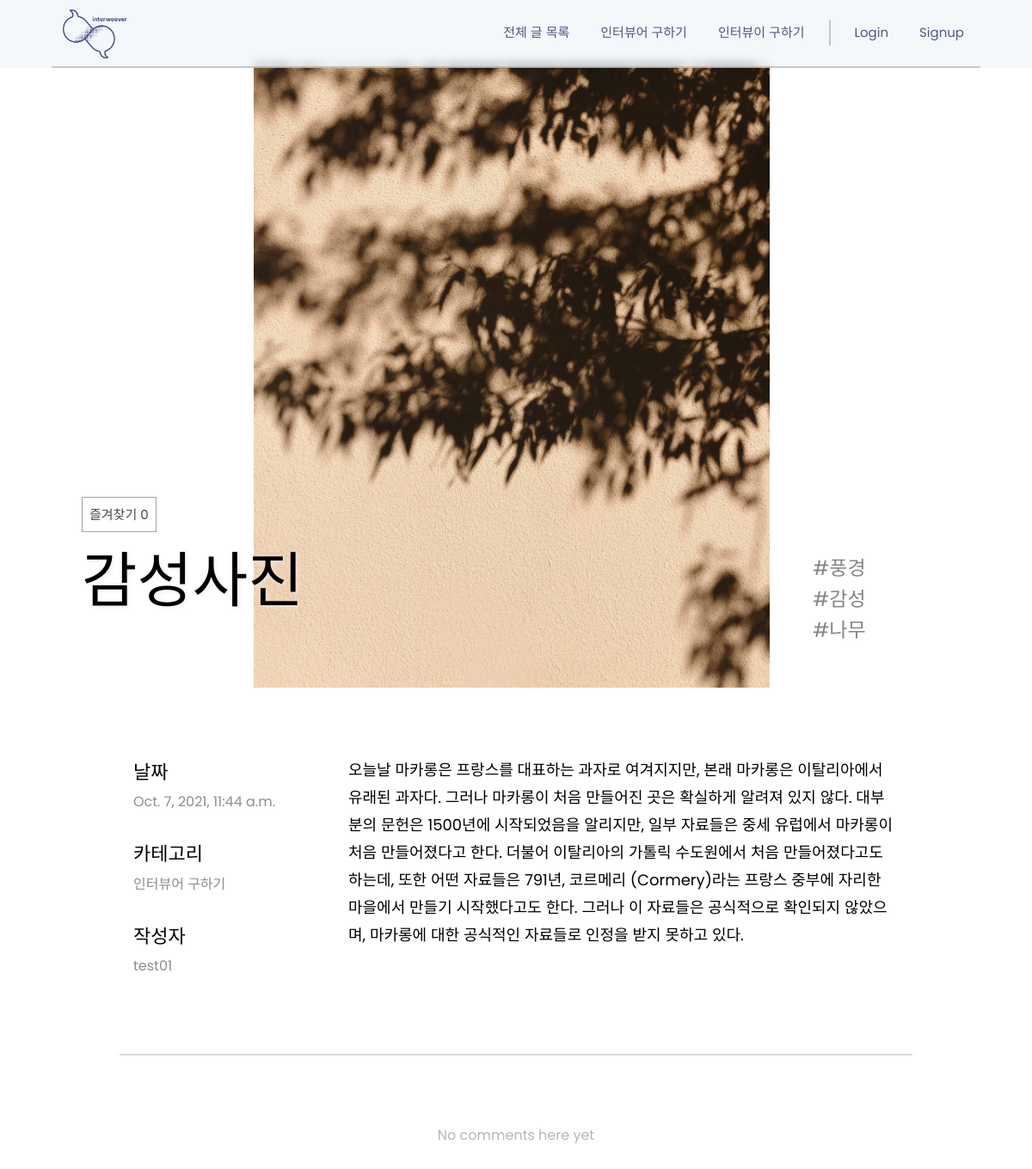
Page /blog/47 on the committed database.
### blog/models.py (models this page shows, shortened)
class Blog(models.Model):
    writer = models.ForeignKey(CustomUser, on_delete=models.CASCADE, null=True)
    category = models.ForeignKey(Category, on_delete=models.CASCADE, null=True)
    title = models.CharField(max_length=200)
    pub_date = models.DateTimeField('date published')
    image = models.ImageField(upload_to='images/', blank=True, null=True)
    body = models.TextField()
    hashtag = models.ManyToManyField(HashTag)
    like = models.ManyToManyField(CustomUser, related_name='likes', blank=True)

class HashTag(models.Model):
    hashtag_name = models.CharField(max_length=100)
    def __str__(self):
        return self.hashtag_name

class Category(models.Model):
    category_name = models.CharField(max_length=30)
    parent = models.ForeignKey(
        'self', on_delete=models.CASCADE, blank=True, null=True)
    class Meta:
        unique_together = ["category_name"]
    def __str__(self):
        return self.category_name

### account/models.py (models this page shows)
class CustomUser(AbstractUser):
    nickname = models.CharField(max_length=100)
    location = models.CharField(max_length=200)

### blog/views.py (the view)
# urls.py: path("blog/<int:blog_id>", blog.views.detail, name="detail"),
def detail(request, blog_id):
    blog_detail = get_object_or_404(Blog, pk=blog_id)
    blog_hashtag = blog_detail.hashtag.all()
    return render(request, 'detail.html', {'blog': blog_detail, 'hashtags': blog_hashtag})

### blog/templates/detail.html (shortened to what this page needs)
<!DOCTYPE html>
<html lang="en">
<head>
    <link rel="stylesheet" type="text/css" href="/static/css/base_gnb.css" />
    <link rel="stylesheet" type="text/css" href="/static/css/detail.css" />
</head>
<body>
    {% extends 'base_gnb.html' %}
    {% block content %}
    <div class = "wrap02">
        <div class = "image_wrap01">
            <div class = "scrap_title">
                <button id="{{blog.id}}" class ="scrap_button" onclick="post_like(this.id)">
                    즐겨찾기
                    <span id="like_count">{{blog.like.count}}</span>
                </button>
                <h1>{{blog.title}}</h1>
            </div>
            <div class = "image_wrap02">
                {% if blog.image %}
                <img class="blog_image" src="{{ blog.image.url }}">
                {% endif %}
            </div>
            <p class = "hashtag">
                {% for hashtag in hashtags.all %}
                    #{{hashtag}}<br>
                {% endfor %}
            </p>
        </div>
    </div>
    <div class = "wrap04">
        <div class = "body_wrap">
            <div class = "body_info">
                <p>날짜</p>
                <p>{{blog.pub_date}}</p>
                <p>카테고리</p>
                <p>{{blog.category}}</p>
                <p>작성자</p>
                <p>{{blog.writer}}</p>
            </div>
            <div class = "body_body">
                {{blog.body}}
            </div>
        </div>
    </div>
    <div class = "line"><div></div></div>
    <div class = "wrap05">
        {% for comment in blog.comments.all %}
        <div class = "com_wrap">
        <div>
            <p class = "com_author">{{comment.author_name}}</p>
            <p class = "com_date">{{comment.created_at}}</p>
            {% if user == comment.author_name %}
            <p>
                <a href="{% url 'edit_comment' blog.id comment.id %}">댓글수정</a><br>
                <a href="{% url 'delete_comment' blog.id comment.id %}">댓글삭제</a>
            </p>
            {% endif %}
        </div>
        <p class = "com_text">{{comment.comment_text}}</p>
        </div>
        <div>
            {% empty %}
            <div class = "com_empty">No comments here yet</div>
        </div>
        {% endfor %}
    {% endblock %}

### blog/static/css/detail.css (style rules this page uses)
* { margin: 0; padding: 0; }
html { scroll-behavior: smooth; }
body { min-width: 1000px; background-color: #ffffff; margin: 0; }
.wrap02 { padding-top: 70px; width: 100%; margin-bottom: 20px; text-align: center; }
.image_wrap01 { display: flex; flex-direction: row; justify-content: center; align-items: flex-end; margin-left: -310px; transition: 0.3s; }
.scrap_title { min-width: 500px; position: relative; bottom: 80px; left: 300px; text-align: left; }
.scrap_title > .scrap_button { border: 1px solid rgb(163, 163, 163); background-color: #ffffff; padding: 8px; font-family: "Poppins", "Pretendard-Regular"; color: #464646; font-size: 15px; transition: 0.3s; }
.scrap_title > h1 { font-family: "Hahmlet", serif; font-size: 70px; font-weight: 500; text-shadow: 2px 2px 5px rgba(238, 238, 238, 0.795); }
.image_wrap02 { width: 600px; height: 730px; background-color: rgba(110, 110, 110, 0.2); text-align: center; }
.image_wrap02 > .blog_image { width: 100%; height: 100%; object-fit: cover; transition: 0.3s; }
.image_wrap01 > .hashtag { position: relative; width: 150px; margin-bottom: 50px; margin-left: 50px; text-align: left; font-family: "Poppins", "Pretendard-Regular"; font-size: 23px; font-weight: 400; color: rgb(133, 133, 133); }
.wrap04 { margin-top: 80px; width: 100%; margin-bottom: 60px; }
.body_wrap { display: flex; flex-direction: row; justify-content: center; }
.body_info { width: 250px; margin-left: 80px; }
.body_info > p:nth-child(odd) { font-family: "Poppins", "Pretendard-Regular"; font-size: 22px; margin-bottom: 5px; }
.body_info > p:nth-child(even) { font-family: "Poppins", "Pretendard-Regular"; font-size: 16px; margin-bottom: 30px; color: rgb(141, 141, 141); }
.body_body { width: 640px; margin-right: 80px; font-family: "Poppins", "Pretendard-Regular"; font-size: 18px; font-weight: 400; line-height: 32px; }
.wrap05 { width: 100%; text-align: center; }
.com_empty { color: rgb(182, 182, 182); font-family: "Poppins"; font-size: 16px; margin-bottom: 60px; display: inline-block; }
.line { display: flex; justify-content: center; }
.line > div { border: 1px solid rgb(218, 218, 218); margin-bottom: 80px; width: 920px; }

### rows in the picture
Blog: like.count "0", title "감성사진", image (picture), pub_date "Oct. 7, 2021, 11:44 a.m.", category "인터뷰어 구하기", writer "test01", body "오늘날 마카롱은 프랑스를 대표하는 과자로 여겨지지만, 본래 마카롱은 이탈리아에서 유래된 과자다. 그러나 마카롱이 처음 만들어진 곳은 확실하게 알려져 있지 않다. 대부분의 문헌은 1500년에 시작되었음을 알리지만, 일부 자료들은 중세 유럽에서 마카롱이 처음 만들어졌다고 한다. 더불어 이탈리아의 가톨릭 수도원에서 처음 만들어졌다고도 하는데, 또한 어떤 자료들은 791년, 코르메리 (Cormery)라는 프랑스 중부에 자리한 마을에서 만들기 시작했다고도 한다. 그러나 이 자료들은 공식적으로 확인되지 않았으며, 마카롱에 대한 공식적인 자료들로 인정을 받지 못하고 있다."
HashTag: hashtag_name "풍경"
HashTag: hashtag_name "감성"
HashTag: hashtag_name "나무"
